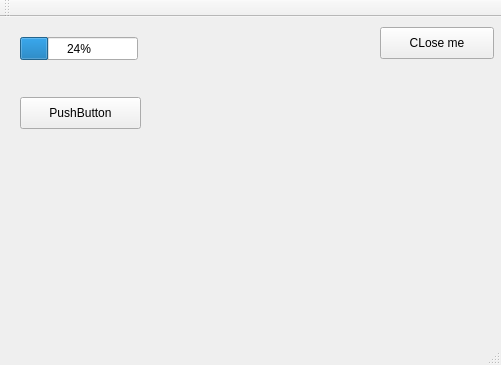
<?xml version="1.0" encoding="UTF-8"?>
<ui version="4.0">
 <class>MainWindow</class>
 <widget class="QMainWindow" name="MainWindow">
  <property name="geometry">
   <rect>
    <x>0</x>
    <y>0</y>
    <width>501</width>
    <height>365</height>
   </rect>
  </property>
  <property name="windowTitle">
   <string>MainWindow</string>
  </property>
  <widget class="QWidget" name="centralWidget">
   <widget class="QPushButton" name="pushButton">
    <property name="geometry">
     <rect>
      <x>380</x>
      <y>10</y>
      <width>114</width>
      <height>32</height>
     </rect>
    </property>
    <property name="text">
     <string>CLose me</string>
    </property>
   </widget>
   <widget class="QProgressBar" name="progressBar">
    <property name="geometry">
     <rect>
      <x>20</x>
      <y>20</y>
      <width>118</width>
      <height>23</height>
     </rect>
    </property>
    <property name="value">
     <number>24</number>
    </property>
   </widget>
   <widget class="QPushButton" name="pushButton_2">
    <property name="geometry">
     <rect>
      <x>20</x>
      <y>80</y>
      <width>121</width>
      <height>32</height>
     </rect>
    </property>
    <property name="text">
     <string>PushButton</string>
    </property>
   </widget>
  </widget>
  <widget class="QMenuBar" name="menuBar">
   <property name="geometry">
    <rect>
     <x>0</x>
     <y>0</y>
     <width>501</width>
     <height>22</height>
    </rect>
   </property>
  </widget>
  <widget class="QToolBar" name="mainToolBar">
   <attribute name="toolBarArea">
    <enum>TopToolBarArea</enum>
   </attribute>
   <attribute name="toolBarBreak">
    <bool>false</bool>
   </attribute>
  </widget>
  <widget class="QStatusBar" name="statusBar"/>
 </widget>
 <layoutdefault spacing="6" margin="11"/>
 <resources/>
 <connections>
  <connection>
   <sender>pushButton</sender>
   <signal>clicked()</signal>
   <receiver>MainWindow</receiver>
   <slot>close()</slot>
   <hints>
    <hint type="sourcelabel">
     <x>442</x>
     <y>64</y>
    </hint>
    <hint type="destinationlabel">
     <x>205</x>
     <y>159</y>
    </hint>
   </hints>
  </connection>
  <connection>
   <sender>pushButton_2</sender>
   <signal>clicked()</signal>
   <receiver>progressBar</receiver>
   <slot>update()</slot>
   <hints>
    <hint type="sourcelabel">
     <x>79</x>
     <y>129</y>
    </hint>
    <hint type="destinationlabel">
     <x>78</x>
     <y>67</y>
    </hint>
   </hints>
  </connection>
 </connections>
</ui>
